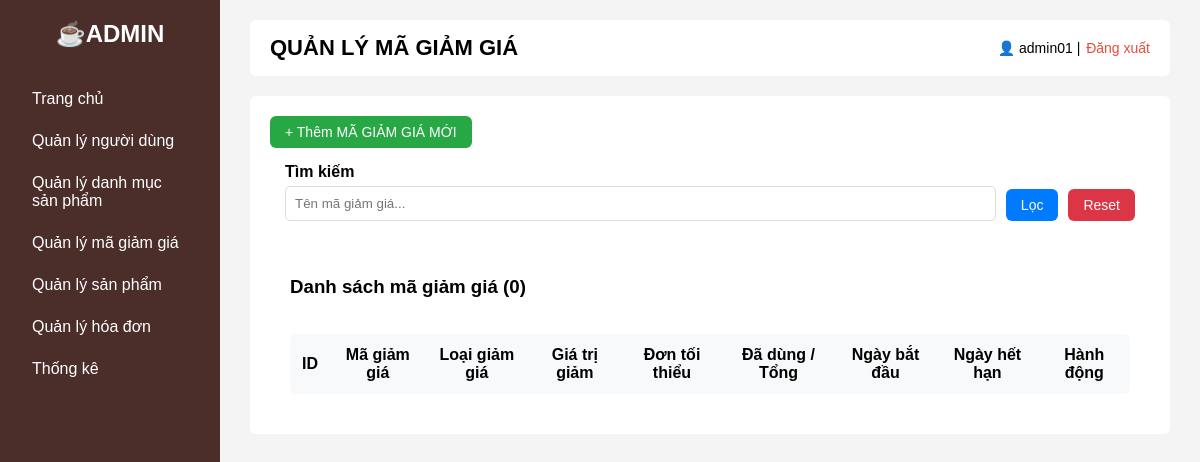
/php/phpAdmin/vouchers.php (signed in), run on an earlier commit of the app's database.
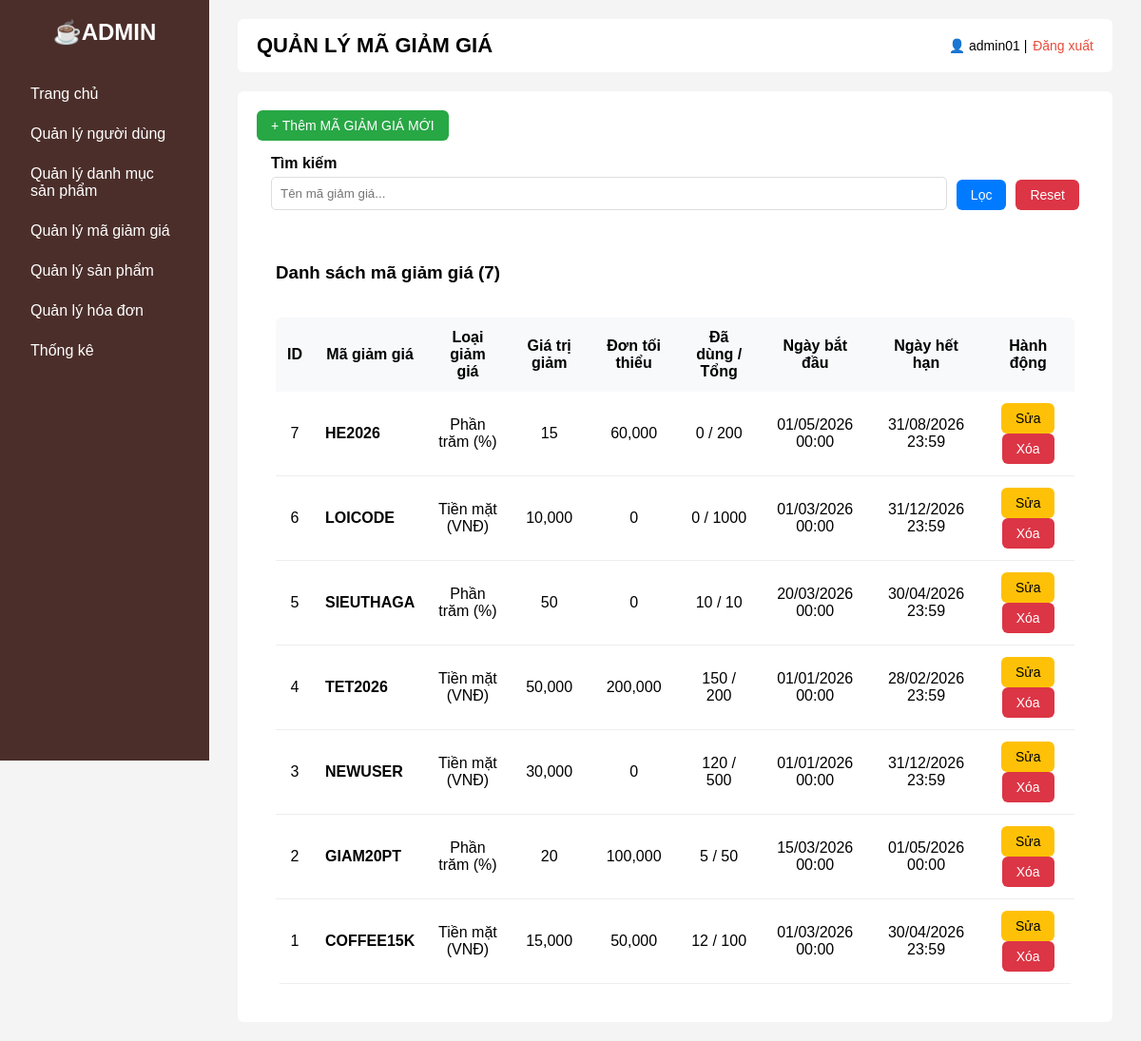
And on a later commit of the database.
### tables this page shows
CREATE TABLE `vouchers` (
  `voucher_id` int(11) NOT NULL,
  `voucher_code` varchar(50) NOT NULL,
  `discount_type` enum('fixed','percent') NOT NULL,
  `discount_value` int(11) NOT NULL,
  `min_order_value` int(11) DEFAULT 0,
  `usage_limit` int(11) DEFAULT 100,
  `used_count` int(11) DEFAULT 0,
  `start_date` datetime NOT NULL,
  `end_date` datetime NOT NULL,
  `status` tinyint(1) DEFAULT 1
);

### php/phpAdmin/vouchers.php (the view, shortened to what this page needs)
<?php
include "../connect.php";
$search = "";
if (isset($_GET["txt_search_category"])) {
    $search = trim($_GET["txt_search_category"]);
    $sql_select = "SELECT * FROM vouchers WHERE voucher_code LIKE '%$search%' ORDER BY voucher_id DESC";
} else {
    $sql_select = "SELECT * FROM vouchers ORDER BY voucher_id DESC";
}
$result = $conn->query($sql_select);
?>
<!DOCTYPE html>
<html lang="vi">
<head>
    <link rel="stylesheet" href="../../css/home.css?v=<?php echo time(); ?>">
    <link rel="stylesheet" href="../../css/categories.css?v=<?php echo time(); ?>">
</head>
<body>
    <div class="layout">
        <aside class="sidebar">
            <h2>☕ADMIN</h2>
            <ul>
                <li><a href="adminHome.php">Trang chủ</a></li>
                <li><a href="adminUsers.php">Quản lý người dùng</a></li>
                <li><a href="categories.php">Quản lý danh mục sản phẩm</a></li>
                <li><a href="vouchers.php" class ="active">Quản lý mã giảm giá</a></li>
                <li><a href="products.php">Quản lý sản phẩm</a></li>
                <li><a href="orders.php">Quản lý hóa đơn</a></li>
                <li><a href="statistics.php">Thống kê</a></li>
            </ul>
        </aside>
        <main class="content">
            <header class="topbar">
                <h1>QUẢN LÝ MÃ GIẢM GIÁ</h1>
                <div class="account">
                    👤 <?= htmlspecialchars($_SESSION["username"]) ?> |
                    <a href="../phpAccount/logout.php">Đăng xuất</a>
                </div>
            </header>
            <section class="welcome">
                <div>
                    <button onclick="openAddModal()" class="btn btn-success">
                        + Thêm MÃ GIẢM GIÁ MỚI
                    </button>
                </div>
                <div class="filter-section">
                    <form method="GET">
                        <div class="form-group">
                            <label>Tìm kiếm</label>
                            <input type="text"
                                name="txt_search_category"
                                value="<?= $search ?>"
                                placeholder="Tên mã giảm giá...">
                        </div>
                        <button class="btn btn-primary">Lọc</button>
                        <a href="vouchers.php" class="btn btn-delete">Reset</a>
                    </form>
                </div>
                <div class="table-wrap">
    <h3>Danh sách mã giảm giá (<?= $result->num_rows ?>)</h3>
    <br><br>
    <table>
        <thead>
            <tr>
                <th>ID</th>
                <th>Mã giảm giá</th>
                <th>Loại giảm giá</th>
                <th>Giá trị giảm</th>
                <th>Đơn tối thiểu</th>
                <th>Đã dùng / Tổng</th>
                <th>Ngày bắt đầu</th>
                <th>Ngày hết hạn</th>
                <th>Hành động</th> </tr>
        </thead>
        <tbody>
            <?php while ($row = $result->fetch_assoc()): ?>
                <tr>
                    <td class="center"><?= $row["voucher_id"] ?? $row["id"] ?></td>
                    <td class="left"><strong><?= $row["voucher_code"] ?></strong></td>
                    <td class="center">
                        <?= $row["discount_type"] == 'fixed' ? 'Tiền mặt (VNĐ)' : 'Phần trăm (%)' ?>
                    </td>
                    <td class="center"><?= number_format($row["discount_value"]) ?></td>
                    <td class="center"><?= number_format($row["min_order_value"]) ?></td>
                    <td class="center"><?= $row["used_count"] ?> / <?= $row["usage_limit"] ?></td>
                    <td class="center"><?= date('d/m/Y H:i', strtotime($row["start_date"])) ?></td>
                    <td class="center"><?= date('d/m/Y H:i', strtotime($row["end_date"])) ?></td>
                    <td class="center">
                        <button class="btn btn-edit"
                            onclick="openEditModal(
                                <?= $row['voucher_id'] ?? $row['id'] ?>,
                                '<?= $row['voucher_code'] ?>',
                                '<?= $row['discount_type'] ?>',
                                <?= $row['discount_value'] ?>,
                                <?= $row['min_order_value'] ?>,
                                <?= $row['usage_limit'] ?>,
                                '<?= date('Y-m-d\TH:i', strtotime($row['start_date'])) ?>',
                                '<?= date('Y-m-d\TH:i', strtotime($row['end_date'])) ?>'
                            )">
                            Sửa
                        </button>
                        <form method="POST" style="display:inline" onsubmit="return confirm('Bạn có chắc chắn muốn xóa mã này?')">
                            <button name="btn_delete_voucher" class="btn btn-delete" <?= $row["used_count"] > 0 ? "disabled" : "" ?>>
                                Xóa
                            </button>
                        </form>
                    </td>
                </tr>
            <?php endwhile; ?>
        </tbody>
    </table>
</div>
</main>
</div>
</body>
</html>

What changed in the data, as far as the page shows it:
added vouchers: voucher_id "7", voucher_code "HE2026", discount_type "Phần trăm (%)", discount_value "15", min_order_value "60,000", used_count "0", usage_limit "200", start_date "01/05/2026 00:00", end_date "31/08/2026 23:59"
added vouchers: voucher_id "6", voucher_code "LOICODE", discount_type "Tiền mặt (VNĐ)", discount_value "10,000", min_order_value "0", used_count "0", usage_limit "1000", start_date "01/03/2026 00:00", end_date "31/12/2026 23:59"
added vouchers: voucher_id "5", voucher_code "SIEUTHAGA", discount_type "Phần trăm (%)", discount_value "50", min_order_value "0", used_count "10", usage_limit "10", start_date "20/03/2026 00:00", end_date "30/04/2026 23:59"
added vouchers: voucher_id "4", voucher_code "TET2026", discount_type "Tiền mặt (VNĐ)", discount_value "50,000", min_order_value "200,000", used_count "150", usage_limit "200", start_date "01/01/2026 00:00", end_date "28/02/2026 23:59"
added vouchers: voucher_id "3", voucher_code "NEWUSER", discount_type "Tiền mặt (VNĐ)", discount_value "30,000", min_order_value "0", used_count "120", usage_limit "500", start_date "01/01/2026 00:00", end_date "31/12/2026 23:59"
added vouchers: voucher_id "2", voucher_code "GIAM20PT", discount_type "Phần trăm (%)", discount_value "20", min_order_value "100,000", used_count "5", usage_limit "50", start_date "15/03/2026 00:00", end_date "01/05/2026 00:00"
added vouchers: voucher_id "1", voucher_code "COFFEE15K", discount_type "Tiền mặt (VNĐ)", discount_value "15,000", min_order_value "50,000", used_count "12", usage_limit "100", start_date "01/03/2026 00:00", end_date "30/04/2026 23:59"
Also different on the page:
$result->num_rows: "0" → "7"
